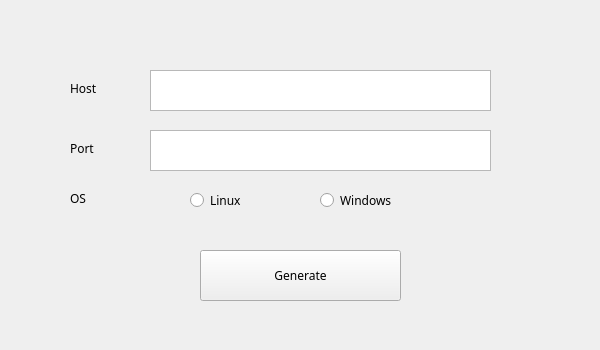
<?xml version="1.0" encoding="UTF-8"?>
<ui version="4.0">
 <class>GenerateScreen</class>
 <widget class="QWidget" name="GenerateScreen">
  <property name="geometry">
   <rect>
    <x>0</x>
    <y>0</y>
    <width>600</width>
    <height>350</height>
   </rect>
  </property>
  <property name="minimumSize">
   <size>
    <width>600</width>
    <height>350</height>
   </size>
  </property>
  <property name="maximumSize">
   <size>
    <width>600</width>
    <height>350</height>
   </size>
  </property>
  <property name="font">
   <font>
    <family>Monaco</family>
   </font>
  </property>
  <property name="windowTitle">
   <string>Generate</string>
  </property>
  <property name="styleSheet">
   <string notr="true"/>
  </property>
  <layout class="QHBoxLayout" name="horizontalLayout">
   <property name="spacing">
    <number>0</number>
   </property>
   <property name="leftMargin">
    <number>0</number>
   </property>
   <property name="topMargin">
    <number>0</number>
   </property>
   <property name="rightMargin">
    <number>0</number>
   </property>
   <property name="bottomMargin">
    <number>0</number>
   </property>
   <item>
    <widget class="QWidget" name="widget" native="true">
     <widget class="QTextEdit" name="Host">
      <property name="geometry">
       <rect>
        <x>150</x>
        <y>70</y>
        <width>341</width>
        <height>41</height>
       </rect>
      </property>
     </widget>
     <widget class="QTextEdit" name="Port">
      <property name="geometry">
       <rect>
        <x>150</x>
        <y>130</y>
        <width>341</width>
        <height>41</height>
       </rect>
      </property>
     </widget>
     <widget class="QPushButton" name="genBtn">
      <property name="geometry">
       <rect>
        <x>200</x>
        <y>250</y>
        <width>201</width>
        <height>51</height>
       </rect>
      </property>
      <property name="text">
       <string>Generate</string>
      </property>
     </widget>
     <widget class="QLabel" name="label">
      <property name="geometry">
       <rect>
        <x>70</x>
        <y>140</y>
        <width>58</width>
        <height>16</height>
       </rect>
      </property>
      <property name="text">
       <string>Port</string>
      </property>
     </widget>
     <widget class="QLabel" name="label_2">
      <property name="geometry">
       <rect>
        <x>70</x>
        <y>190</y>
        <width>58</width>
        <height>16</height>
       </rect>
      </property>
      <property name="text">
       <string>OS</string>
      </property>
     </widget>
     <widget class="QLabel" name="label_3">
      <property name="geometry">
       <rect>
        <x>70</x>
        <y>80</y>
        <width>58</width>
        <height>16</height>
       </rect>
      </property>
      <property name="text">
       <string>Host</string>
      </property>
     </widget>
     <widget class="QRadioButton" name="windownBtn">
      <property name="geometry">
       <rect>
        <x>320</x>
        <y>190</y>
        <width>121</width>
        <height>20</height>
       </rect>
      </property>
      <property name="text">
       <string>Windows</string>
      </property>
     </widget>
     <widget class="QRadioButton" name="linuxBtn">
      <property name="geometry">
       <rect>
        <x>190</x>
        <y>190</y>
        <width>121</width>
        <height>20</height>
       </rect>
      </property>
      <property name="text">
       <string>Linux</string>
      </property>
     </widget>
    </widget>
   </item>
  </layout>
 </widget>
 <resources/>
 <connections/>
</ui>
